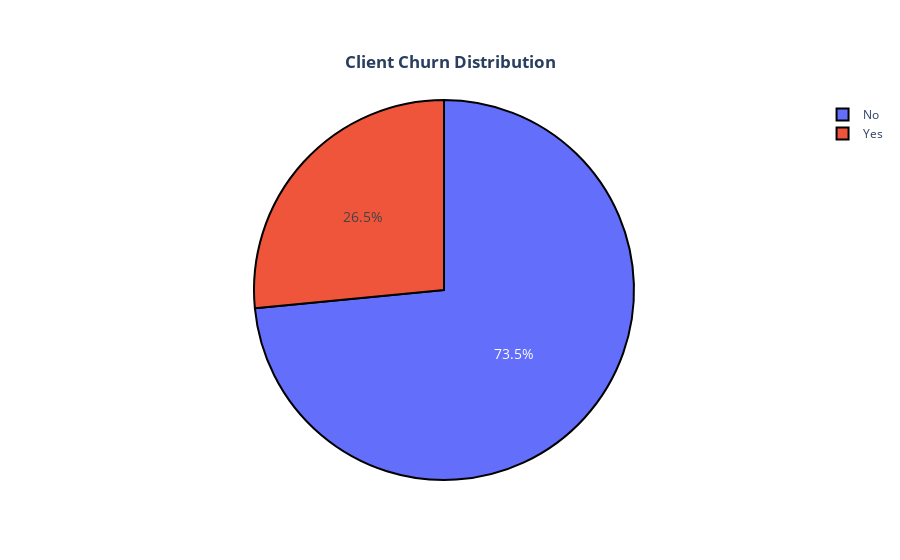

Source (notebook cell):
### Markdown cell above
3. Exploratory Data Analysis

### Code cell
pie_plot(dataset["Churn"].value_counts(), 
         plot_title="<b>Client Churn Distribution<b>")

### Figure 1 — Plotly figure (JSON) as saved in the notebook; plotly's stock layout.template omitted (floating-point values rounded to 4 significant figures)
{"data": [{"labels": ["No", "Yes"], "marker": {"line": {"color": "#000000", "width": 2}}, "textfont": {"size": 14}, "type": "pie", "values": [5174, 1869]}], "layout": {"autosize": false, "title": {"text": "<b>Client Churn Distribution<b>", "x": 0.5, "xanchor": "center", "y": 0.9, "yanchor": "top"}, "yaxis": {"automargin": true}}}
